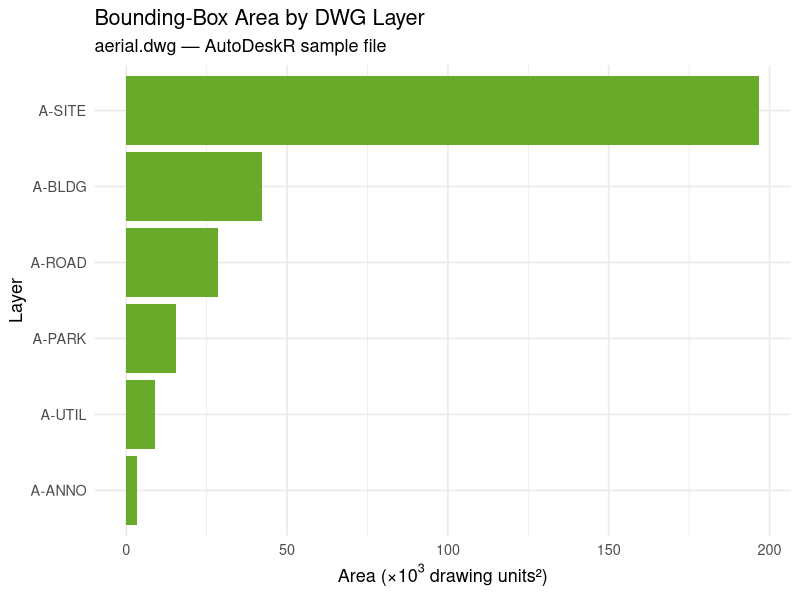

This chart was generated by the following R code:
## ---- chunk 1
#| echo: false
library(ggplot2)
layer_totals <- data.frame(
  layer = c("A-SITE","A-BLDG","A-ROAD","A-PARK","A-UTIL","A-ANNO"),
  area  = c(196842.73, 42301.18, 28473.09, 15621.44, 8904.72, 3215.01)
)
## ---- chunk 2
#| eval: true
ggplot(layer_totals, aes(x = reorder(layer, area), y = area / 1000)) +
  geom_col(fill = "#6aaa2a") +
  coord_flip() +
  labs(
    title    = "Bounding-Box Area by DWG Layer",
    subtitle = "aerial.dwg — AutoDeskR sample file",
    x        = "Layer",
    y        = expression("Area (×10"^3 * " drawing units²)")
  ) +
  theme_minimal(base_size = 13)
